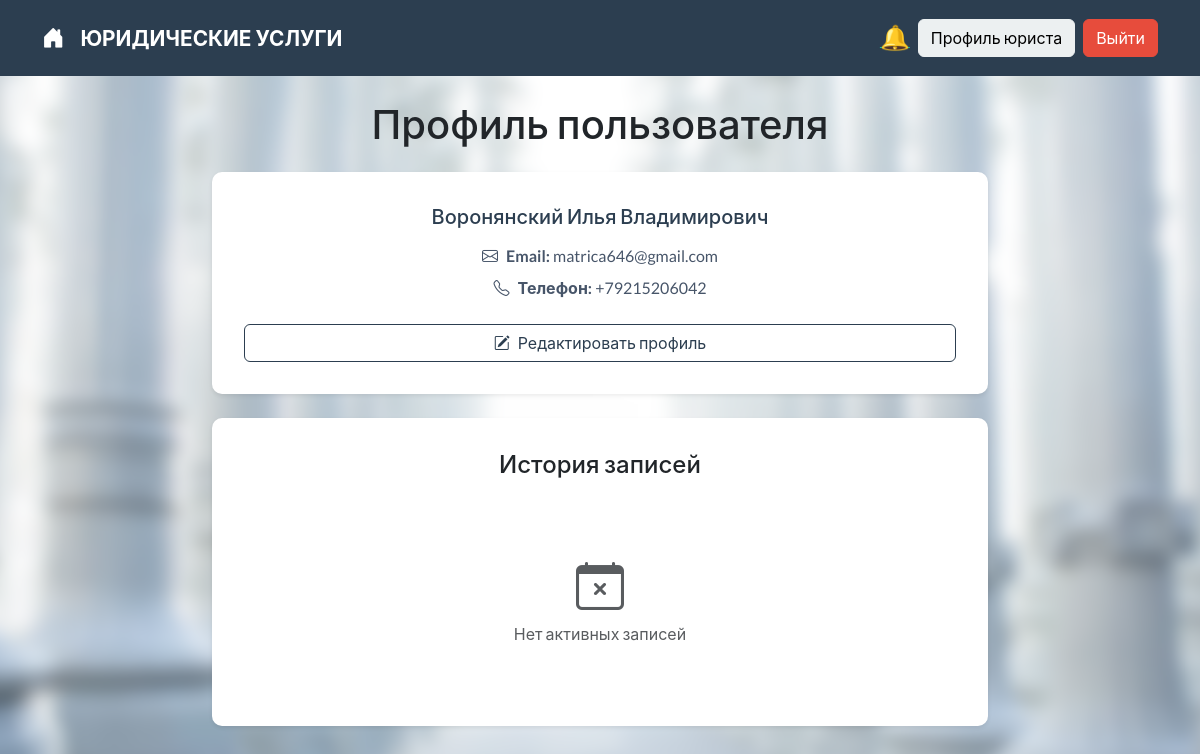
/accounts/client_profile/ (signed in), run on the app's committed database.
### accounts/models.py (models this page shows, shortened)
class CustomUser(AbstractUser):
    username = None
    email = models.EmailField(
        "Email",
        unique=True,
        validators=[
            RegexValidator(
                regex=r'^[\w.%+-]+@[A-Za-z0-9.-]+\.[A-Za-z]{2,}$',
                message="Некорректный формат email"
            )
        ]
    )
    full_name = models.CharField("ФИО", max_length=150)
    phone = models.CharField(
        "Телефон",
        max_length=20,
        unique=True,
        validators=[
            RegexValidator(
                regex=r'^\+?7?\d{10}$',
                message="Телефон должен быть в формате +7XXXXXXXXXX"
            )
        ]
    )
    groups = models.ManyToManyField(
        Group,
        blank=True,
        help_text='The groups this user belongs to. A user will get all permissions granted to each of their groups.',
        verbose_name='groups'
    )
    user_permissions = models.ManyToManyField(
        Permission,
        blank=True,
        help_text='Specific permissions for this user.',
        verbose_name='user permissions'
    )
    USERNAME_FIELD = 'email'
    REQUIRED_FIELDS = ['full_name', 'phone']
    objects = CustomUserManager()

### appointments/views.py (the view)
# urls.py: path('client_profile/', client_profile, name='client_profile'),
@login_required
def client_profile(request):
    user = request.user
    appointments = user.client_appointments.all()
    return render(request, 'accounts/client_profile.html', {
        'user': user,
        'appointments': appointments,
    })

### context_processors.py (called while the page is built)
def lawyer_notifications(request):
    from appointments.models import Appointment  # avoid circular imports
    if request.user.is_authenticated and hasattr(request.user, 'lawyerprofile'):
        count = Appointment.objects.filter(lawyer=request.user, status="Pending").count()
        return {'pending_appointments_count': count}
    return {}

### templates/accounts/client_profile.html (shortened to what this page needs)
{% extends 'base.html' %}
{% block content %}
<div class="container" style="max-width: 800px;">
    <h2 class="mb-4 text-center">Профиль пользователя</h2>
    <div class="card mb-4 shadow-sm">
        <div class="card-body">
            <h5 class="card-title mb-3 text-primary text-center">{{ user.full_name }}</h5>
            <div class="user-info text-center">
                <p class="mb-2"><i class="bi bi-envelope me-2"></i><strong>Email:</strong> {{ user.email }}</p>
                <p class="mb-2"><i class="bi bi-telephone me-2"></i><strong>Телефон:</strong> {{ user.phone }}</p>
            </div>
            <a href="{% url 'accounts:edit_profile' %}" class="btn btn-outline-primary mt-3 w-100">
                <i class="bi bi-pencil-square me-2"></i>Редактировать профиль
            </a>
        </div>
    </div>
    <div class="card shadow-sm">
        <div class="card-body">
            <h4 class="mb-4 text-center">История записей</h4>
            {% if appointments %}
            <div class="table-responsive">
                <table class="table table-hover">
                    <thead>
                        <tr>
                            <th scope="col" class="text-center">Дата</th>
                            <th scope="col" class="text-center">Статус</th>
                        </tr>
                    </thead>
                    <tbody>
                        {% for appointment in appointments %}
                        <tr>
                            <td class="text-center align-middle">{{ appointment.date|date:"d.m.Y H:i" }}</td>
                            <td class="text-center align-middle">
                                {% if appointment.status == "Pending" %}
                                    <span class="status-badge pending">Ожидает подтверждения</span>
                                {% elif appointment.status == "Rejected" %}
                                    <span class="status-badge rejected">Запись отменена</span>
                                {% elif appointment.status == "Approved" %}
                                    <span class="status-badge approved">Запись подтверждена</span>
                                {% else %}
                                    <span class="status-badge">{{ appointment.status }}</span>
                                {% endif %}
                            </td>
                        </tr>
                        {% endfor %}
                    </tbody>
                </table>
            </div>
            {% else %}
            <div class="text-center text-muted py-5">
                <i class="bi bi-calendar-x fs-1 mb-3"></i>
                <p class="mb-0">Нет активных записей</p>
            </div>
            {% endif %}
        </div>
    </div>
</div>
{% endblock %}

### static/styles.css (style rules this page uses)
body { position: relative; z-index: 0; }
body::before { content: ""; position: fixed; top: 0; left: 0; right: 0; bottom: 0; background: url('lawyer_system/static/images/123.avif') no-repeat center center; background-size: cover; transform: scale(1.1); filter: blur(8px); z-index: -1; }

### templates/accounts/client_profile.html (style rules this page uses)
.card { border: none; border-radius: 10px; margin-bottom: 2rem; }
.user-info p { color: #475569; }
.card-body { padding: 2rem; }

### data on the page
CustomUser: full_name "Воронянский Илья Владимирович", email "matrica646@gmail.com", phone "+79215206042"
